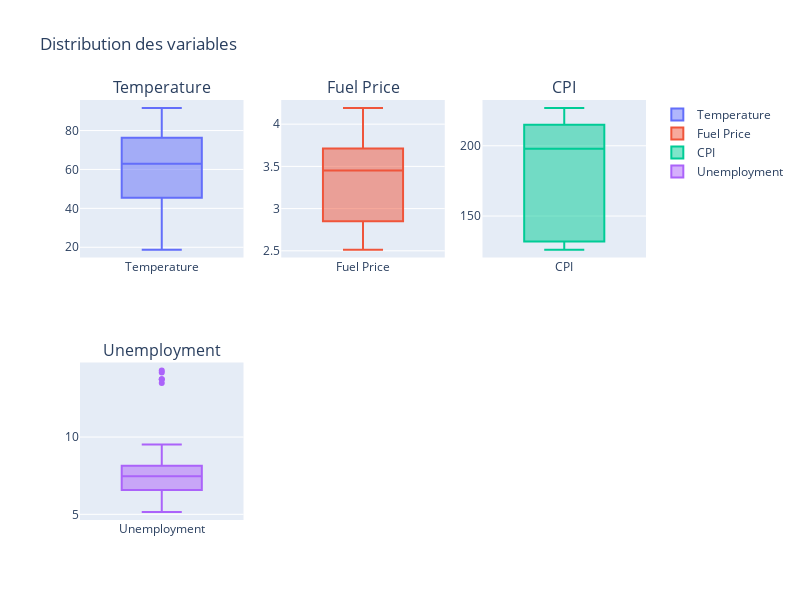

This figure's notebook cell:
### Code cell
from plotly.subplots import make_subplots

# Créer une figure avec une grille de 2x3
fig = make_subplots(rows=2, cols=3, subplot_titles=('Temperature', 'Fuel Price', 'CPI', 'Unemployment'))

# Ajouter les boîtes à moustaches à la figure
fig.add_trace(go.Box(y=df['Temperature'], name='Temperature'), row=1, col=1)
fig.add_trace(go.Box(y=df['Fuel_Price'], name='Fuel Price'), row=1, col=2)
fig.add_trace(go.Box(y=df['CPI'], name='CPI'), row=1, col=3)
fig.add_trace(go.Box(y=df['Unemployment'], name='Unemployment'), row=2, col=1)

# Mise en page
fig.update_layout(height=600, width=800, title_text="Distribution des variables")

# Afficher la figure
fig.show()

### Figure 1 — Plotly figure (JSON) as saved in the notebook; plotly's stock layout.template omitted (floating-point values rounded to 4 significant figures; data arrays with more than 128 entries replaced by an {"elided": "..."} marker saying what was removed)
{"data": [{"name": "Temperature", "type": "box", "xaxis": "x", "y": {"elided": "150 float values"}, "yaxis": "y"}, {"name": "Fuel Price", "type": "box", "xaxis": "x2", "y": {"elided": "150 float values"}, "yaxis": "y2"}, {"name": "CPI", "type": "box", "xaxis": "x3", "y": {"elided": "150 float values"}, "yaxis": "y3"}, {"name": "Unemployment", "type": "box", "xaxis": "x4", "y": {"elided": "150 float values"}, "yaxis": "y4"}], "layout": {"annotations": [{"font": {"size": 16}, "showarrow": false, "text": "Temperature", "x": 0.1444, "xanchor": "center", "xref": "paper", "y": 1, "yanchor": "bottom", "yref": "paper"}, {"font": {"size": 16}, "showarrow": false, "text": "Fuel Price", "x": 0.5, "xanchor": "center", "xref": "paper", "y": 1, "yanchor": "bottom", "yref": "paper"}, {"font": {"size": 16}, "showarrow": false, "text": "CPI", "x": 0.8556, "xanchor": "center", "xref": "paper", "y": 1, "yanchor": "bottom", "yref": "paper"}, {"font": {"size": 16}, "showarrow": false, "text": "Unemployment", "x": 0.1444, "xanchor": "center", "xref": "paper", "y": 0.375, "yanchor": "bottom", "yref": "paper"}], "height": 600, "title": {"text": "Distribution des variables"}, "width": 800, "xaxis": {"anchor": "y", "domain": [0, 0.2889]}, "xaxis2": {"anchor": "y2", "domain": [0.3556, 0.6444]}, "xaxis3": {"anchor": "y3", "domain": [0.7111, 1]}, "xaxis4": {"anchor": "y4", "domain": [0, 0.2889]}, "xaxis5": {"anchor": "y5", "domain": [0.3556, 0.6444]}, "xaxis6": {"anchor": "y6", "domain": [0.7111, 1]}, "yaxis": {"anchor": "x", "domain": [0.625, 1]}, "yaxis2": {"anchor": "x2", "domain": [0.625, 1]}, "yaxis3": {"anchor": "x3", "domain": [0.625, 1]}, "yaxis4": {"anchor": "x4", "domain": [0, 0.375]}, "yaxis5": {"anchor": "x5", "domain": [0, 0.375]}, "yaxis6": {"anchor": "x6", "domain": [0, 0.375]}}}
